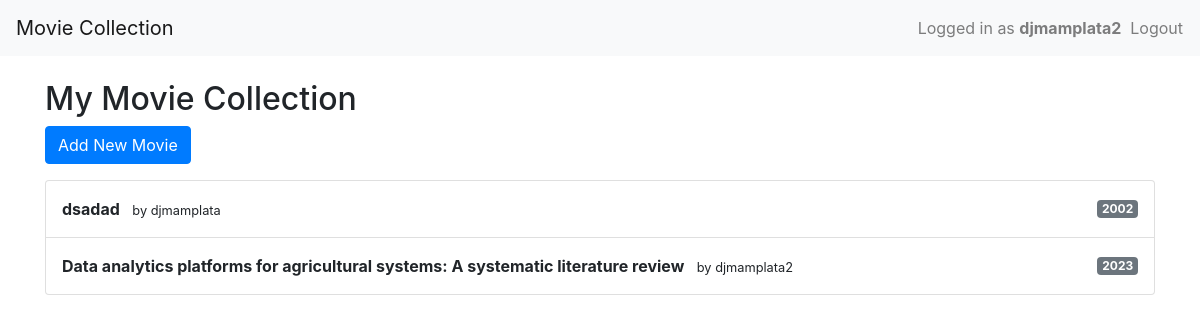
Screenshot of / (signed in) with the database file from the repository.
### moviecollection/models.py (models this page shows, shortened)
class Movie(models.Model):
    title = models.CharField(max_length=200)
    genre = models.CharField(max_length=100)
    release_year = models.IntegerField()
    description = models.TextField()
    owner = models.ForeignKey(User, on_delete=models.CASCADE)
    created_at = models.DateTimeField(auto_now_add=True)
    updated_at = models.DateTimeField(auto_now=True)

### moviecollection/views.py (the view)
# urls.py: path('', views.home, name='home'),
@login_required
def home(request):
    movies = Movie.objects.all()
    return render(request, 'home.html', {'movies': movies})

### moviecollection/templates/home.html (shortened to what this page needs)
{% extends 'base.html' %}
{% block content %}
  <h2>My Movie Collection</h2>
  <a href="{% url 'movie_create' %}" class="btn btn-primary mb-3">Add New Movie</a>
  <ul class="list-group">
    {% for movie in movies %}
      <li class="list-group-item p-0">
        <a href="{% url 'movie_detail' movie.pk %}" class="d-block text-decoration-none text-reset p-3">
          <div class="d-flex justify-content-between align-items-center">
            <div>
              <strong>{{ movie.title }}</strong>
              <small class="ml-2">by {{ movie.owner.username }}</small>
            </div>
            <span class="badge badge-secondary">{{ movie.release_year }}</span>
          </div>
        </a>
      </li>
    {% empty %}
      <li class="list-group-item">You have not added any movies yet.</li>
    {% endfor %}
  </ul>
{% endblock %}

### moviecollection/templates/base.html (shortened to what this page needs)
<!DOCTYPE html>
<html lang="en">
  <head>
    <link rel="stylesheet" href="https://stackpath.bootstrapcdn.com/bootstrap/4.5.2/css/bootstrap.min.css" />
  </head>
  <body>
    <nav class="navbar navbar-expand-lg navbar-light bg-light">
      <a class="navbar-brand" href="{% url 'home' %}">Movie Collection</a>
      <div class="collapse navbar-collapse">
        <ul class="navbar-nav ml-auto align-items-center">
          {% if user.is_authenticated %}
            <li class="nav-item">
              <span class="nav-link">Logged in as <strong>{{ user.username }}</strong></span>
            </li>
            <li class="nav-item">
              <form method="post" action="{% url 'logout' %}" class="form-inline my-0">
                <button type="submit" class="btn btn-link nav-link p-0">Logout</button>
              </form>
            </li>
          {% endif %}
        </ul>
      </div>
    </nav>
    <div class="container mt-4">
      {% block content %}
      {% endblock %}
    </div>
  </body>
</html>

### rows the page displays
Movie: title "dsadad", owner.username "djmamplata", release_year "2002"
Movie: title "Data analytics platforms for agricultural systems: A systematic literature review", owner.username "djmamplata2", release_year "2023"

### other values shown
{{ user.username }} "djmamplata2"
